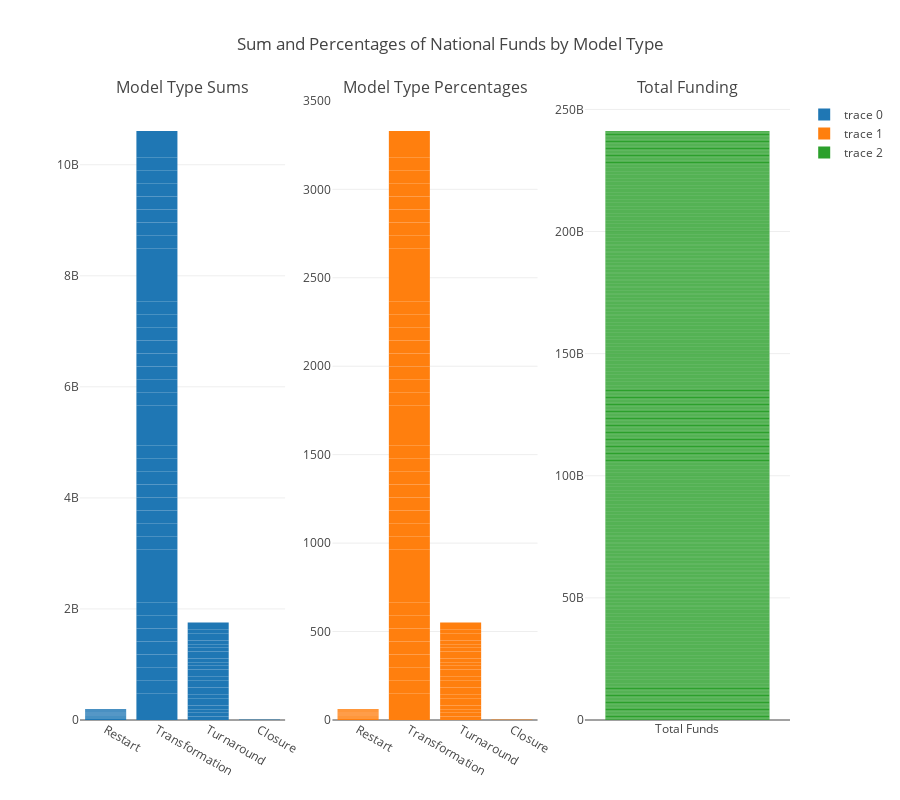

Notebook code for this chart:
### Markdown cell above
============================================================================================================

## Prelude: 

Through out this report I will provide links to online pages hosting interactive graphs displaying relevant information discussed. Alternatively, you can find this full report with accompanying graphs in the Nbviewer link below. In the link will be the source code creating the graphs and the display of the graphs and tables with accompanying analysis text.

    • The federal school improvement grants data set found here:  
    https://catalog.data.gov/dataset/school-improvement-2010-grants
    
## Background:

When Obama was first inaugurated in 2009, around 3.5 billion dollars were allocated to States’ lowest performing schools in an effort to revamp the schools to reach satisfactory educational goals set by the U.S. Department of Education. The money was allocated in the form of grants and given to each State. School districts within each state submitted an application for portions of the grant money with the requirement that they implement an approved model of transformation for each problem school. These models of transformation had four structures;  Turnaround, Restart, Transformation, and Closure. Turnaround involved replacing the principle, assessing existing staff in order to rehire at most 50% of them, rebuilding the administrative structure, and improving the curriculum, professional development,  classroom time, etc.  Restart involved closing and reopening or converting a school to a different style such as a private, charter, or other educational management organizations. Closure involved entirely closing the school and using the money to send the kids to adjacent higher achieving schools. Finally Transformation involved replacement of the principle, and improvement by reforming the curriculum, professional development, extension of class times, etc.

## Analysis:

When approaching the analysis of this data, the background information and metadata found on the website accessible by the first link above was crucial in forming key questions to outline the analysis. Several questions emerged from the aforementioned information: 

1. What is the total amount of funding? 
2. How much of the total funding is allocated to each type of model chosen by the schools?  
3. How much money is allocated to each State, are certain States allocated more money than others?
4. What types of models of reform did schools choose in each state, what are the most prevelant types of models chosen in each state?
5. How much money is allocated to each state based upon the models chosen?
6. Which Districts have the most amount of money pledged to them? 
7. What is the amount of funding allocated to each school within the districts and what type of model they have chosen?

Before performing this analysis, I examined the structure of the data sets. Upon examination I found that there were several missing records. These records were associated with entire districts and States. For the purpose of the project, I removed these problem records and stored them in their own data frame. Following this procedure, I checked the distribution of the data. Even though we are not working with any inferential statistics, it is useful to check the distribution to identify skew ness in the data. Statistics like the mean can be a misrepresentation if there are outliers, or it make it hard to identify outliers if reported only on that. I identified that the data is extremely skewed to the left, which led me to solely use the sum as the representative statistic. 


 I used several graphs to answer the  questions identified above. To answer what the total amount of funding and the funding between the different choices of models, I utilized the graph below:
 
### Plot 1:

============================================================================================================

### Code cell
plotly.offline.iplot(fig1)

### Figure 1 — Plotly figure (JSON) as saved in the notebook; plotly's stock layout.template omitted (floating-point values rounded to 4 significant figures; data arrays with more than 128 entries replaced by an {"elided": "..."} marker saying what was removed)
{"data": [{"type": "bar", "uid": "561ad132-e08e-11e8-bc57-dc536018224d", "x": ["Restart", "Transformation", "Transformation", "Transformation", "Transformation", "Turnaround", "Closure", "Restart", "Transformation", "Turnaround", "Closure", "Restart", "Transformation", "Turnaround", "Restart", "Transformation", "Turnaround", "Restart", "Transformation", "Turnaround", "Transformation", "Transformation", "Turnaround", "Transformation", "Turnaround", "Transformation", "Transformation", "Restart", "Transformation", "Turnaround", "Transformation", "Turnaround", "Transformation", "Turnaround", "Transformation", "Turnaround", "Transformation", "Turnaround", "Restart", "Turnaround", "Transformation", "Turnaround", "Transformation", "Turnaround", "Closure", "Transformation", "Turnaround", "Transformation", "Transformation", "Restart", "Transformation", "Turnaround", "Transformation", "Transformation", "Transformation", "Restart", "Transformation", "Turnaround", "Transformation", "Turnaround", "Transformation", "Turnaround", "Transformation", "Turnaround", "Transformation", "Turnaround", "Transformation", "Turnaround", "Transformation", "Closure", "Restart", "Transformation", "Turnaround", "Closure", "Transformation", "Transformation", "Turnaround", "Transformation", "Turnaround", "Transformation", "Closure", "Restart", "Transformation", "Transformation", "Closure", "Transformation", "Turnaround", "Closure", "Restart", "Transformation", "Transformation", "Transformation"], "xaxis": "x", "y": [16612610, 235725022, 235725022, 235725022, 235725022, 65026596, 1202488, 16612610, 235725022, 65026596, 1202488, 16612610, 235725022, 65026596, 16612610, 235725022, 65026596, 16612610, 235725022, 65026596, 235725022, 235725022, 65026596, 235725022, 65026596, 235725022, 235725022, 16612610, 235725022, 65026596, 235725022, 65026596, 235725022, 65026596, 235725022, 65026596, 235725022, 65026596, 16612610, 65026596, 235725022, 65026596, 235725022, 65026596, 1202488, 235725022, 65026596, 235725022, 235725022, 16612610, 235725022, 65026596, 235725022, 235725022, 235725022, 16612610, 235725022, 65026596, 235725022, 65026596, 235725022, 65026596, 235725022, 65026596, 235725022, 65026596, 235725022, 65026596, 235725022, 1202488, 16612610, 235725022, 65026596, 1202488, 235725022, 235725022, 65026596, 235725022, 65026596, 235725022, 1202488, 16612610, 235725022, 235725022, 1202488, 235725022, 65026596, 1202488, 16612610, 235725022, 235725022, 235725022], "yaxis": "y"}, {"type": "bar", "uid": "561ad133-e08e-11e8-bc57-dc536018224d", "x": ["Restart", "Transformation", "Transformation", "Transformation", "Transformation", "Turnaround", "Closure", "Restart", "Transformation", "Turnaround", "Closure", "Restart", "Transformation", "Turnaround", "Restart", "Transformation", "Turnaround", "Restart", "Transformation", "Turnaround", "Transformation", "Transformation", "Turnaround", "Transformation", "Turnaround", "Transformation", "Transformation", "Restart", "Transformation", "Turnaround", "Transformation", "Turnaround", "Transformation", "Turnaround", "Transformation", "Turnaround", "Transformation", "Turnaround", "Restart", "Turnaround", "Transformation", "Turnaround", "Transformation", "Turnaround", "Closure", "Transformation", "Turnaround", "Transformation", "Transformation", "Restart", "Transformation", "Turnaround", "Transformation", "Transformation", "Transformation", "Restart", "Transformation", "Turnaround", "Transformation", "Turnaround", "Transformation", "Turnaround", "Transformation", "Turnaround", "Transformation", "Turnaround", "Transformation", "Turnaround", "Transformation", "Closure", "Restart", "Transformation", "Turnaround", "Closure", "Transformation", "Transformation", "Turnaround", "Transformation", "Turnaround", "Transformation", "Closure", "Restart", "Transformation", "Transformation", "Closure", "Transformation", "Turnaround", "Closure", "Restart", "Transformation", "Transformation", "Transformation"], "xaxis": "x2", "y": [5.215, 74.0, 74.0, 74.0, 74.0, 20.41, 0.3775, 5.215, 74.0, 20.41, 0.3775, 5.215, 74.0, 20.41, 5.215, 74.0, 20.41, 5.215, 74.0, 20.41, 74.0, 74.0, 20.41, 74.0, 20.41, 74.0, 74.0, 5.215, 74.0, 20.41, 74.0, 20.41, 74.0, 20.41, 74.0, 20.41, 74.0, 20.41, 5.215, 20.41, 74.0, 20.41, 74.0, 20.41, 0.3775, 74.0, 20.41, 74.0, 74.0, 5.215, 74.0, 20.41, 74.0, 74.0, 74.0, 5.215, 74.0, 20.41, 74.0, 20.41, 74.0, 20.41, 74.0, 20.41, 74.0, 20.41, 74.0, 20.41, 74.0, 0.3775, 5.215, 74.0, 20.41, 0.3775, 74.0, 74.0, 20.41, 74.0, 20.41, 74.0, 0.3775, 5.215, 74.0, 74.0, 0.3775, 74.0, 20.41, 0.3775, 5.215, 74.0, 74.0, 74.0], "yaxis": "y2"}, {"type": "bar", "uid": "561ad134-e08e-11e8-bc57-dc536018224d", "x": {"elided": "757 str values"}, "xaxis": "x3", "y": {"elided": "757 int values"}, "yaxis": "y3"}], "layout": {"annotations": [{"font": {"size": 16}, "showarrow": false, "text": "Model Type Sums", "x": 0.1444, "xanchor": "center", "xref": "paper", "y": 1, "yanchor": "bottom", "yref": "paper"}, {"font": {"size": 16}, "showarrow": false, "text": "Model Type Percentages", "x": 0.5, "xanchor": "center", "xref": "paper", "y": 1, "yanchor": "bottom", "yref": "paper"}, {"font": {"size": 16}, "showarrow": false, "text": "Total Funding", "x": 0.8556, "xanchor": "center", "xref": "paper", "y": 1, "yanchor": "bottom", "yref": "paper"}], "height": 800, "title": "Sum and Percentages of National Funds by Model Type", "width": 900, "xaxis": {"anchor": "y", "autorange": true, "domain": [0, 0.2889], "range": [-0.5, 3.5], "type": "category"}, "xaxis2": {"anchor": "y2", "autorange": true, "domain": [0.3556, 0.6444], "range": [-0.5, 3.5], "type": "category"}, "xaxis3": {"anchor": "y3", "autorange": true, "domain": [0.7111, 1], "range": [-0.5, 0.5], "type": "category"}, "yaxis": {"anchor": "x", "autorange": true, "domain": [0, 1], "range": [0, 248100000.0], "type": "linear"}, "yaxis2": {"anchor": "x2", "autorange": true, "domain": [0, 1], "range": [0, 77.89], "type": "linear"}, "yaxis3": {"anchor": "x3", "autorange": true, "domain": [0, 1], "range": [0, 335300000.0], "type": "linear"}}}
